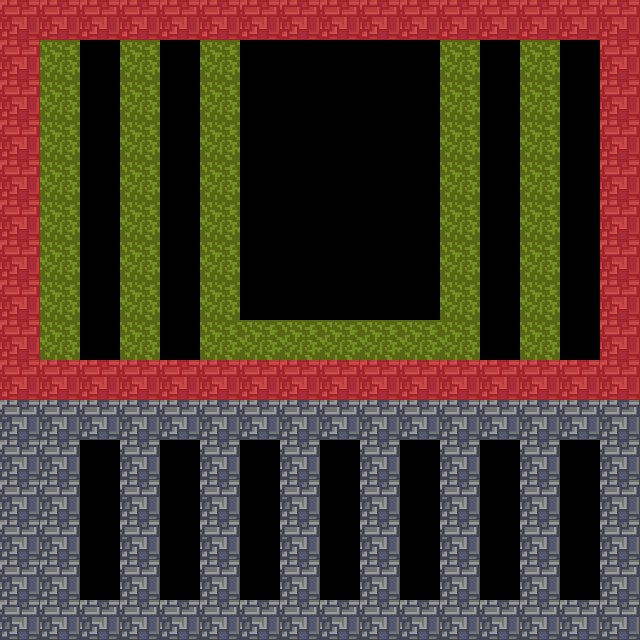

The image is a tile-based game level rendered from a .tmx file. Its description and complete source (layers, tilesets, objects, tile grids) follow:
An orthogonal 16x16 tile map with 40x40 px tiles, 2 tile layers (Tiles, Collisions), 2 tilesets and 2 objects (George, bed.png).

<map version="1.0" orientation="orthogonal" renderorder="right-down" width="16" height="16" tilewidth="40" tileheight="40" nextobjectid="12">
 <tileset firstgid="1" name="Tiles" tilewidth="40" tileheight="40">
  <image source="tiles1.png" width="160" height="120" />
 </tileset>
 <tileset firstgid="13" name="meta_tiles" tilewidth="40" tileheight="40">
  <image source="meta_tiles.png" width="40" height="40" />
 </tileset>
 <layer name="Tiles" width="16" height="16">
  <data encoding="csv">
1,1,1,1,1,1,1,1,1,1,1,1,1,1,1,1,
1,3,0,3,0,3,0,0,0,0,0,3,0,3,0,1,
1,3,0,3,0,3,0,0,0,0,0,3,0,3,0,1,
1,3,0,3,0,3,0,0,0,0,0,3,0,3,0,1,
1,3,0,3,0,3,0,0,0,0,0,3,0,3,0,1,
1,3,0,3,0,3,0,0,0,0,0,3,0,3,0,1,
1,3,0,3,0,3,0,0,0,0,0,3,0,3,0,1,
1,3,0,3,0,3,0,0,0,0,0,3,0,3,0,1,
1,3,0,3,0,3,3,3,3,3,3,3,0,3,0,1,
1,1,1,1,1,1,1,1,1,1,1,1,1,1,1,1,
1,1,1,1,1,1,1,1,1,1,1,1,1,1,1,1,
1,1,0,1,0,1,0,1,0,1,0,1,0,1,0,1,
1,1,0,1,0,1,0,1,0,1,0,1,0,1,0,1,
1,1,0,1,0,1,0,1,0,1,0,1,0,1,0,1,
1,1,0,1,0,1,0,1,0,1,0,1,0,1,0,1,
1,1,1,1,1,1,1,1,1,1,1,1,1,1,1,1
</data>
 </layer>
 <objectgroup name="Entities">
  <object id="1" name="George" x="120" y="280" width="40" height="80" />
 </objectgroup>
 <objectgroup name="Objects">
  <object id="11" name="bed.png" x="240" y="320" width="80" height="40" />
 </objectgroup>
 <layer name="Collisions" width="16" height="16" opacity="0.5">
  <data encoding="csv">
13,13,13,13,13,13,13,13,13,13,13,13,13,13,13,13,
13,0,0,0,0,0,0,0,0,0,0,0,0,0,0,13,
13,0,0,0,0,0,0,0,0,0,0,0,0,0,0,13,
13,0,0,0,0,0,0,0,0,0,0,0,0,0,0,13,
13,0,0,0,0,0,0,0,0,0,0,0,0,0,0,13,
13,0,0,0,0,0,0,0,0,0,0,0,0,0,0,13,
13,0,0,0,0,0,0,0,0,0,0,0,0,0,0,13,
13,0,0,0,0,0,0,0,0,0,0,0,0,0,0,13,
13,0,0,0,0,0,0,0,0,0,0,0,0,0,0,13,
13,13,13,13,13,13,13,13,13,13,13,13,13,13,13,13,
0,0,0,0,0,0,0,0,0,0,0,0,0,0,0,0,
0,0,0,0,0,0,0,0,0,0,0,0,0,0,0,0,
0,0,0,0,0,0,0,0,0,0,0,0,0,0,0,0,
0,0,0,0,0,0,0,0,0,0,0,0,0,0,0,0,
0,0,0,0,0,0,0,0,0,0,0,0,0,0,0,0,
0,0,0,0,0,0,0,0,0,0,0,0,0,0,0,0
</data>
 </layer>
</map>